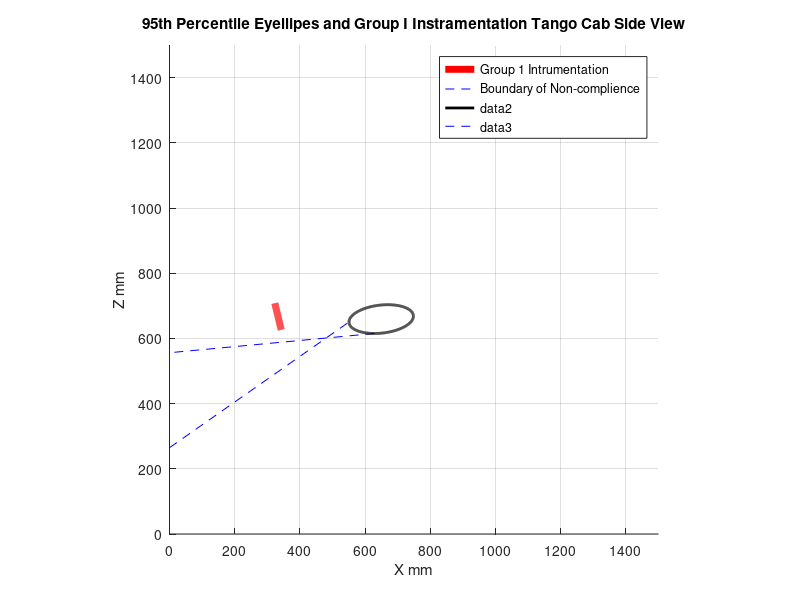

Here is the MATLAB script that generated this plot:
% Expanded Packing Calcs referenced using the Global Cartesian Tengo cab Referece Frame
% The Tengo Cab Global Cartesian Referecne frames orgin is located in the verticle 
% z axis at the lower floor of the cab, and the front to back horizontal x location
% at the front extreme of the cab beyoned the accelerator and break pedal. Also note
% that since we are using the floor as the z=0 reference, the H30 values also corresponed
% to the H70 value for z location of the SgRP, definatly not standard practice, however
% very convienent in our case. All this is related in the 2d plane side view of the 
% Tango cab
% z=24.6966 from z=0 to bottom of instramentation
% z= 27.9 from z=0 to top of instramentation
% x=13.49 from x=0 to bottom of instrumentation
% x=12.72 from x=0 top of instramentaion
% This code checks for complience of instrumentation in the cabs side view

clear all;
clc;

H30=input("Choose the H30 value you wish to Evaluate ") % Prompt user for input on 
% H30 value, 340 mininmum, and 440 maximum Note: I think that I will claime that
% The tangos H30 value is 380mm. a little lower than measured, but adds a buffer
% zone of clear compliance.

H30cm=H30/10;

PPAD=78.96-0.15.*(H30cm)-.0173.*(H30cm).^2; % Pedal Plane Angle degrees

PPA=deg2rad(PPAD); % Pedal Plane Angle Radians

L=203.*cos(PPA); % Ball of Foot Reference point lenght to heel mm

X=793.7+.903387.*H30-.00225518.*(H30).^2; % Defines the x location of the Accomidation 
% Tool Reference line aft of the Accomidation Ball of foot Referece point

X95=913.7+.672316.*H30-.0019553.*(H30).^2; % 95th percentile selected seat postion
% Curve where X95 is the location in mm aft of the Ball of foot Reference point

% The following if statments allow for the three directly measured Accomidation
% Ball of foot reference to be used for the H30 values of 340,390,and 440. If none
% of the directly measured values are used, then the linear inturpilated equation
% is used to evaluate AHR, which is obviously less accurate than using one of the
% directly measured values.

if H30==340
  AHR=238.15;
elseif H30==390
 AHR=269.875;
elseif H30==440
  AHR=314.325;
else
  AHR=.762.*(H30)-23;
 endif
 ABFR=AHR-L; % Accomidation Ball of foot Reference point X value from front 
% of cab in terms of H30 mm in the Global cartesian reference frame mm

Xg=X+ABFR; % Class A vehicle Accomidation Tool Referecne line in The Tengo Cab 
% Global Cartesain Coordinate system

X95g=X95+ABFR; % 95th percentile selected seat postion curve in the Tengo cab Global
% Cartesian Coordinate system

L40=input("Choose an L40 Angle Value to Evaluate ")% evaluating on the reasonable
% to the extreme, 25 degrees very common value, 5 degrees is extraordinarly lower
% and 40 degrees is rediculously high.

% Evaluate the center location of our 95th percentile eyellipses 

Cx=X95g-259.91472+10.281641.*(L40)-.032032.*(L40).^2;

Cz=H30+653.71757+.398747.*(L40)-.059301.*(L40).^2;

theta=deg2rad(6.4); % Specifies the Tilt angle of th Eyellipes from the horizontal

alpha=linspace(0,2*pi,1000);

Rx=99.45; % Major Radius/axis ;

Rz=43; % minor Radius/axis;

x=Rx.*cos(alpha).*cos(theta)-Rz.*sin(alpha).*sin(theta)+Cx;

z=Rx.*cos(alpha).*sin(theta)+Rz.*sin(alpha).*cos(theta)+Cz;


% This code specifies the location of the instramentation in the Tango Global
% cartesian reference frame.
zi=[708.66,627.29];
xi=[323.088,342.646];

I=polyfit(xi,zi,1);
i=linspace(342.646 ,323.088,100);
Ii=-4.1604.*i+2052;

alphaminz=4.45295; % The angle value pertaining to the minimum z location on the
% eyellipses

zmin=Rx.*cos(alphaminz).*sin(theta)+Rz.*sin(alphaminz).*cos(theta)+Cz;

xloczmin=Rx.*cos(alphaminz).*cos(theta)-Rz.*sin(alphaminz).*sin(theta)+Cx;

alphaxmax=6.23287; % The angle value pertaining to the maximum x location on the 
% eyellipses

xmax=Rx.*cos(alphaxmax).*cos(theta)-Rz.*sin(alphaxmax).*sin(theta)+Cx;

zlocxmax=Rx.*cos(alphaxmax).*sin(theta)+Rz.*sin(alphaxmax).*cos(theta)+Cz;

zp=-406.4;% coresponds to street level in the tangos global carteesian coordinat 
% System
xp=xmax-11000;

LPz=[zmin,zp];

LPx=[xloczmin,xp];

alphaxmin=3.09442;

xmin=Rx.*cos(alphaxmin).*cos(theta)-Rz.*sin(alphaxmin).*sin(theta)+Cx;

zlocxmin=Rx.*cos(alphaxmin).*sin(theta)+Rz.*sin(alphaxmin).*cos(theta)+Cz;

ang=deg2rad(35);
zr=zlocxmin-(xmin*tan(ang));

LRz=[zr,zlocxmin];
LRx=[0,xmin];

%c=linspace(0,980,100);

%z1=0.12213.*c+801.68140; % equation for top complience boundary line

%v=1.4282.*c-345.3256;


hold on;
axis equal;
grid on;
plot(i,Ii,"color",'r','lineWidth',5,";Group 1 Intrumentation;");
plot(LPx,LPz,"color",'b',"linestyle","--",";Boundary of Non-complience;");
plot(x,z,'lineWidth',2,'color','k')
plot(LRx,LRz,"color",'b',"linestyle","--");
%plot(c,z1,"color",'k');
%plot(c,v,"color",'k');
xlim([0 1500]);
ylim([0 1500]);
xlabel("X mm");
ylabel("Z mm");
title("95th Percentile Eyellipes and Group I Instramentation Tango Cab Side View");
saveas(1,"ADR18fig1","jpg")